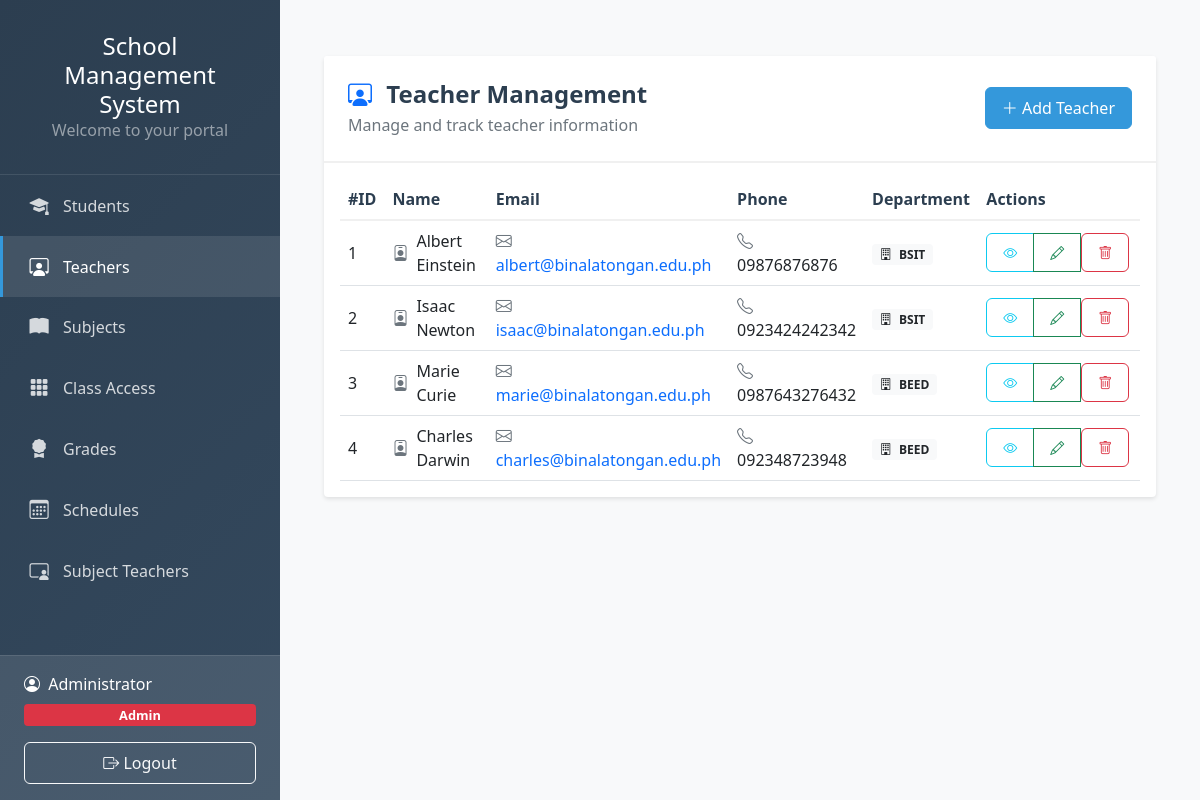
Page /teachers.php (signed in) on the committed database.
### tables this page shows
CREATE TABLE `teachers` (
  `id` int(6) NOT NULL,
  `name` varchar(191) NOT NULL,
  `email` varchar(191) NOT NULL,
  `phone` varchar(191) NOT NULL,
  `department` varchar(191) NOT NULL
);

### teachers.php (the view, shortened to what this page needs)
<?php
    require 'dbcon.php';
    if (isset($_SESSION['id']) && isset($_SESSION['user_name'])) {
        include('header.php');
?>
    <div class="container py-4">
        <div class="row">
            <div class="col-md-12">
                <div class="card">
                    <div class="card-header d-flex justify-content-between align-items-center">
                        <div>
                            <h4 class="mb-0">
                                <i class="bi bi-person-workspace text-primary me-2"></i>
                                Teacher Management
                            </h4>
                            <p class="text-muted mb-0 mt-1">Manage and track teacher information</p>
                        </div>
                        <a href="teacher-create.php" class="btn btn-primary">
                            <i class="bi bi-plus-lg"></i> Add Teacher
                        </a>
                    </div>
                    <div class="card-body">
                        <div class="table-responsive">
                            <table class="table table-hover">
                                <thead>
                                    <tr>
                                        <th width="5%">#ID</th>
                                        <th width="20%">Name</th>
                                        <th width="20%">Email</th>
                                        <th width="15%">Phone</th>
                                        <th width="15%">Department</th>
                                        <th width="25%">Actions</th>
                                    </tr>
                                </thead>
                                <tbody>
                                    <?php
                                        $query = "SELECT * FROM teachers";
                                        $query_run = mysqli_query($con, $query);
                                        if(mysqli_num_rows($query_run) > 0)
                                        {
                                            foreach($query_run as $teacher)
                                            {
                                                ?>
                                                <tr>
                                                    <td class="align-middle"><?= $teacher['id']; ?></td>
                                                    <td class="align-middle">
                                                        <div class="d-flex align-items-center">
                                                            <i class="bi bi-person-badge text-secondary me-2"></i>
                                                            <?= $teacher['name']; ?>
                                                        </div>
                                                    </td>
                                                    <td class="align-middle">
                                                        <a href="mailto:<?= $teacher['email']; ?>" class="text-decoration-none">
                                                            <i class="bi bi-envelope text-muted me-1"></i>
                                                            <?= $teacher['email']; ?>
                                                        </a>
                                                    </td>
                                                    <td class="align-middle">
                                                        <i class="bi bi-telephone text-muted me-1"></i>
                                                        <?= $teacher['phone']; ?>
                                                    </td>
                                                    <td class="align-middle">
                                                        <span class="badge bg-light text-dark">
                                                            <i class="bi bi-building me-1"></i>
                                                            <?= $teacher['department']; ?>
                                                        </span>
                                                    </td>
                                                    <td class="align-middle">
                                                        <div class="btn-group" role="group">
                                                            <a href="teacher-view.php?id=<?= $teacher['id']; ?>"
                                                               class="btn btn-sm btn-outline-info"
                                                               title="View Details">
                                                                <i class="bi bi-eye"></i>
                                                            </a>
                                                            <a href="teacher-edit.php?id=<?= $teacher['id']; ?>"
                                                               class="btn btn-sm btn-outline-success"
                                                               title="Edit">
                                                                <i class="bi bi-pencil"></i>
                                                            </a>
                                                            <form action="code.php" method="POST" class="d-inline"
                                                                  id="delete-form-teacher-<?= $teacher['id']; ?>">
                                                                <button type="button"
                                                                        class="btn btn-sm btn-outline-danger"
                                                                        onclick="confirmDelete('delete-form-teacher-<?= $teacher['id']; ?>')"
                                                                        title="Delete">
                                                                    <i class="bi bi-trash"></i>
                                                                </button>
                                                            </form>
                                                        </div>
                                                    </td>
                                                </tr>
                                                <?php
                                            }
                                        }
                                    ?>
                                </tbody>
                            </table>
                        </div>
                    </div>
                </div>
            </div>
        </div>
    </div>
</body>
</html>
<?php
}else{
     header("Location: index.php");
     exit();
}
?>

### header.php (style rules this page uses)
:root { --primary-color: #2c3e50; --secondary-color: #34495e; --accent-color: #3498db; --sidebar-width: 280px; }
* { box-sizing: border-box; }
body { margin: 0; font-family: 'Segoe UI', system-ui, -apple-system, sans-serif; background-color: #f8f9fa; min-height: 100vh; }
.card { border: none; box-shadow: 0 2px 4px rgba(0,0,0,0.1); transition: transform 0.3s ease; }
.card-header { background-color: white; border-bottom: 2px solid #f0f0f0; padding: 1.5rem; }
.card-header h4 { margin: 0; font-weight: 600; color: var(--primary-color); }
.table { margin-bottom: 0; }
.table th { font-weight: 600; color: var(--primary-color); border-bottom: 2px solid #f0f0f0; }
.table td { vertical-align: middle; }
.btn { padding: 0.5rem 1rem; font-weight: 500; border-radius: 6px; }
.btn-primary { background-color: var(--accent-color); border-color: var(--accent-color); }
.py-4 { padding-top: 1.5rem !important; padding-bottom: 1.5rem !important; }

### rows in the picture
teachers: id "1", name "Albert Einstein", email "albert@binalatongan.edu.ph", phone "09876876876", department "BSIT"
teachers: id "2", name "Isaac Newton", email "isaac@binalatongan.edu.ph", phone "0923424242342", department "BSIT"
teachers: id "3", name "Marie Curie", email "marie@binalatongan.edu.ph", phone "0987643276432", department "BEED"
teachers: id "4", name "Charles Darwin", email "charles@binalatongan.edu.ph", phone "092348723948", department "BEED"

### other values in the picture
$_SESSION['name'] "Administrator"
